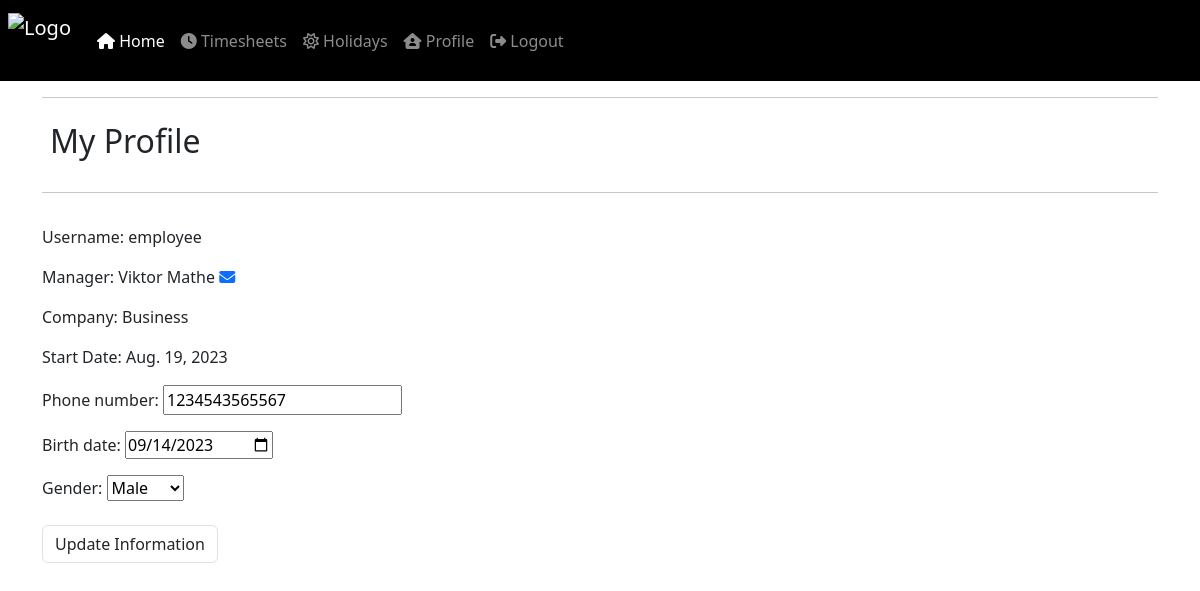
/profile/ (signed in), run on an earlier commit of the app's database.
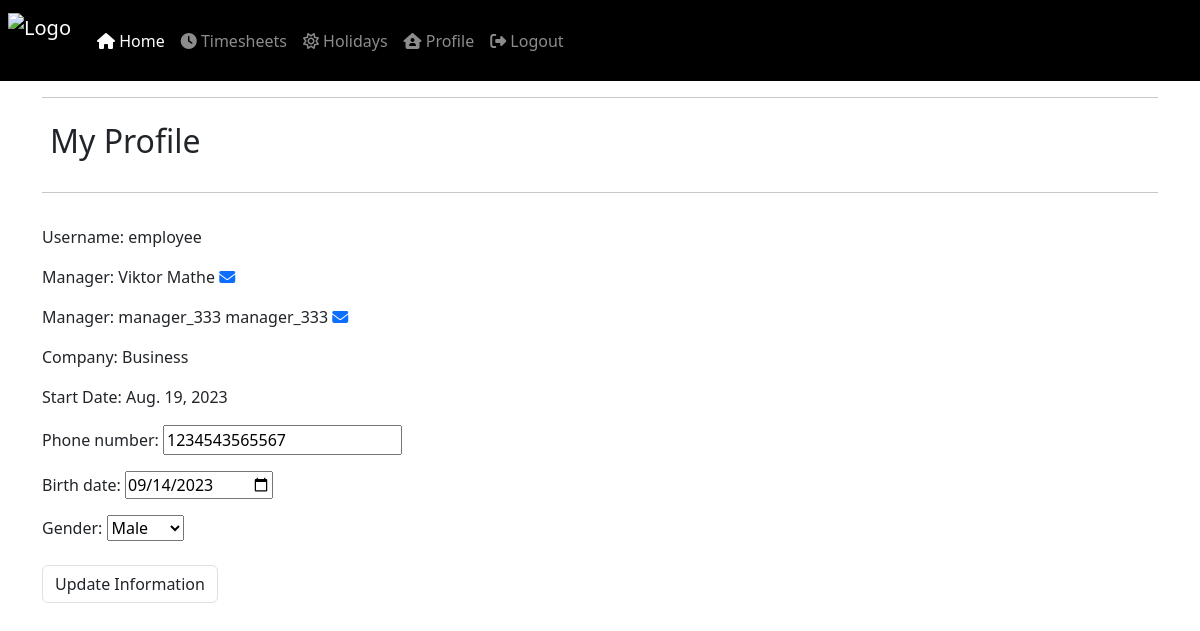
And on a later commit of the database.
### employees/models.py (models this page shows, shortened)
class EmployeeProfile(models.Model):
    APPROVE_CHOICES = ((0, 'Pending'), (1, 'Approved'))
    GENDER_CHOICES = (('M', _('Male')), ('F', _('Female')))
    user = models.ForeignKey(User, on_delete=models.CASCADE)
    phone_number = models.IntegerField(blank=True, null=True)
    birth_date = models.DateField(blank=True, null=True)
    gender = models.CharField(max_length=1, choices=GENDER_CHOICES,blank=True, null=True)
    job_role = models.ForeignKey(JobRole,on_delete=models.CASCADE, blank=True, null=True)
    line_manager = models.ForeignKey(ManagerProfile, on_delete=models.CASCADE, blank=True, null=True,related_name="%(app_label)s_%(class)s_line_manager")
    approved = models.BooleanField(choices=APPROVE_CHOICES, default=0)
    company = models.ForeignKey(Business, on_delete=models.CASCADE, blank=True, null=True)
    start_date = models.DateField(default=None, blank=True, null=True)
    end_date = models.DateField(null=True, blank=True)

### manager/models.py (models this page shows, shortened)
class ManagerProfile(models.Model):
    user = models.ForeignKey(User, on_delete=models.CASCADE)
    phone_number = models.IntegerField(blank=True, null=True)
    company = models.ForeignKey(Business, on_delete=models.CASCADE, editable=False)

class Business(models.Model):
    business_name = models.CharField(max_length=1024)
    manager = models.ForeignKey(User, on_delete=models.CASCADE, blank=True, null=True)
    def __str__(self):
        return self.business_name

### employees/views.py (the view)
# urls.py: path('profile/', views.employee_profile, name='profile'),
@login_required
def employee_profile(request):
    employee = get_object_or_404(EmployeeProfile, user=request.user)
    available_managers = ManagerProfile.objects.filter(company=employee.company)
    if request.method == 'POST':
        form = EmployeeProfileForm(request.POST, instance=employee)
        if form.is_valid():
            form.save()
            messages.success(
                request, 'Your profile information has been updated!')
    else:
        form = EmployeeProfileForm(instance=employee)
    template = 'profile.html'
    context= {
        'form': form,
        'employee': employee,
        'available_managers': available_managers
    }
    return render(request, template, context)

### employees/forms.py
class EmployeeProfileForm(forms.ModelForm):
    class Meta:
        model = EmployeeProfile
        fields = ('phone_number', 'birth_date', 'gender', )
        exclude = ('user','line_manager','company','start_date','approved', )
        widgets = { 'birth_date': DateInput()
        }

### employees/templates/profile.html (shortened to what this page needs)
{% extends "base.html" %}
{% load static %}
{% block content %}
<div class="container">
    <div class="row">
        <div class="col">
            <hr>
            <h2 class="text p-2 mb-4">My Profile</h2>
            <hr>
        </div>
        {% if employee.approved == False %}
        <div class="row">
            <p>Your account has NOT been approved yet. Please contact with your manager</p>
        </div>
        {% else %}
    </div>
    <div class="row">
        <div class="col-12 col-lg-6">
            <form class="mt-3 profile-update-form text" action="{% url 'profile' %}" method="POST"
                id="profile-update-form">
                <p>Username: {{ employee.user }}</p>
                {% for manager in available_managers %}
                <p>
                    Manager: {{ manager.user.first_name }} {{ manager.user.last_name }}
                    <a type="button" class="btn-send-message" data-manager-id="{{ manager.id }}">
                        <i class="text fa-solid fa-envelope"></i>
                    </a>
                </p>
                {% endfor %}
                <p>Company: {{ employee.company }}</p>
                <p>Start Date: {{ employee.start_date }}</p>
                {{ form.as_p }}
                <button class="btn rounded-2 text float-right border mt-2">Update Information</button>
            </form>
        </div>
        {% endif %}
    </div>
</div>
{% endblock %}

### templates/base.html (shortened to what this page needs)
{% load static %}
<!doctype html>
<html lang="en">
<head>
    <link href="https://cdn.jsdelivr.net/npm/bootstrap@5.3.1/dist/css/bootstrap.min.css" rel="stylesheet"
>
    <link rel="stylesheet"
        href="https://cdnjs.cloudflare.com/ajax/libs/jqueryui/1.13.2/themes/smoothness/jquery-ui.min.css"
 />
    <link rel="stylesheet" type="text/css" href="{% static 'css/style.css' %}">
    <link rel="stylesheet" href="https://cdnjs.cloudflare.com/ajax/libs/timepicker/1.3.5/jquery.timepicker.min.css"
 />
</head>
<body>
    <header>
        <div class="container-fluid">
            <div class="row">
                <div class="col p-2 navbar navbar-expand-lg bg-black" data-bs-theme="dark">
                    <a class="navbar-brand d-none d-lg-flex" href="{% url 'home' %}">
                        <img src="#" alt="Logo" width="65" height="55">
                    </a>
                    <div class="collapse navbar-collapse" id="navbarSupportedContent">
                        <div class="navbar-nav me-auto mb-2 mb-lg-0">
                            <div class="nav-item">
                                <a class="nav-link active" aria-current="page" href="{% url 'home' %}">
                                    <i class="text fa-solid fa-house"></i>
                                    Home
                                </a>
                            </div>
                            <div>
                                <a class="nav-link" href="{% url 'timesheets' %}">
                                    <i class="text fa-solid fa-clock"></i>
                                    Timesheets
                                </a>
                            </div>
                            <div>
                                <a class="nav-link" href="{% url 'holidays' %}">
                                    <i class="fa-regular fa-sun"></i>
                                    Holidays
                                </a>
                            </div>
                            {% if request.user.is_authenticated %}
                                {% if request.user.is_superuser %}
                                {% else %}
                                <div>
                                    <a class="nav-link" href="{% url 'profile' %}">
                                        <i class="text fa-solid fa-house-user"></i>
                                        Profile
                                    </a>
                                </div>
                                {% endif %}
                            <div>
                                <a class="nav-link" href="{% url 'account_logout' %}">
                                    <i class="text fa-solid fa-right-from-bracket"></i>
                                    Logout</a>
                            {% endif %}
                        </div>
                    </div>
                </div>
            </div>
    </header>
    <main>
        {% block content %}
        {% endblock %}
    </main>
</body>
</html>

What changed in the data, as far as the page shows it:
added ManagerProfile: user.first_name "manager_333", user.last_name "manager_333"
